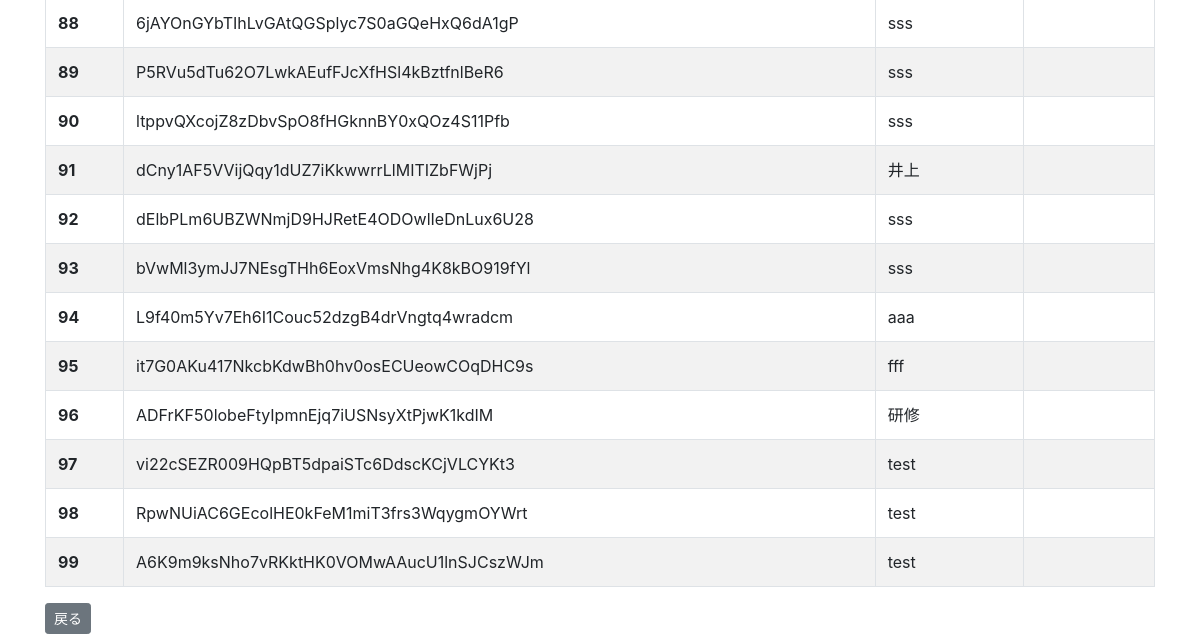
The app's page /cms/page/ (lower part), older data.
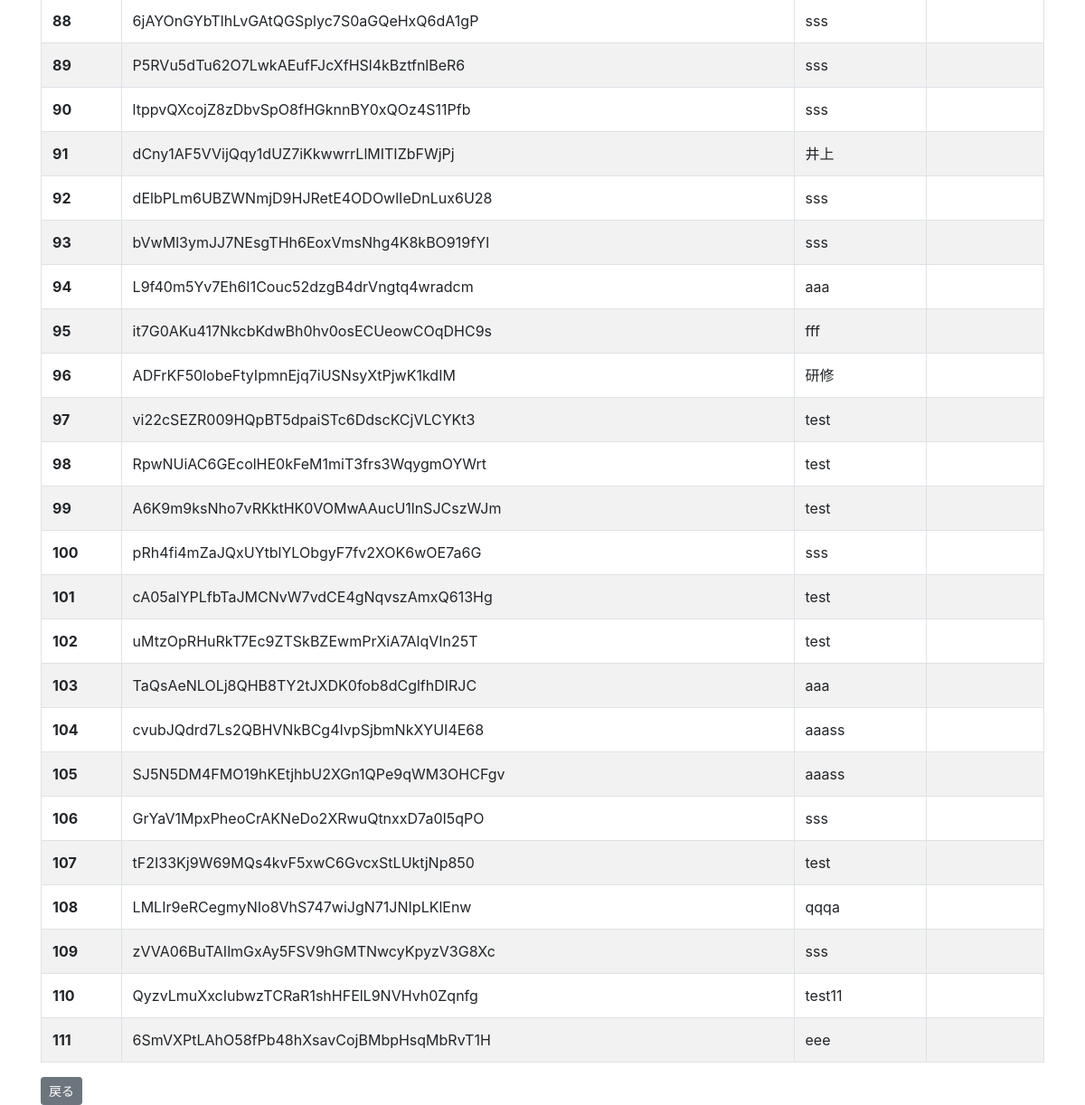
The same page, newer data.
### cms/models.py (models this page shows, shortened)
class Page(models.Model):
    name = models.CharField('ページ名', max_length=255)
    serialcd = models.CharField('シリアルコード', max_length=255)
    memo = models.CharField('メモ', max_length=255, blank=True)

### cms/views.py (the view)
# urls.py: path('page/', views.page_list, name='page_list'),
def page_list(request):
    pages = Page.objects.all().order_by('id')
    return render(request, 'cms/page_list.html',
                  {'pages': pages})

### cms/templates/cms/page_list.html (shortened to what this page needs)
{% extends "cms/base.html" %}
{% block content %}
    <table class="table table-striped table-bordered">
        <tbody>
            {% for page in pages %}
            <tr>
                <th scope="row">{{ page.id }}</th>
                <td>{{ page.serialcd }}</td>
                <td>{{ page.name }}</td>
                <td>{{ page.memo }}</td>
            </tr>
            {% endfor %}
        </tbody>
    </table>
    <a href="{% url 'cms:page_create' %}" class="btn btn-secondary btn-sm">戻る</a>
{% endblock content %}

### cms/templates/cms/base.html (shortened to what this page needs)
{% load i18n static %}
<!DOCTYPE html>{% get_current_language as LANGAGE_CODE %}
<html lang="{{ LANGAGE_CODE|default:"en-us" }}">
<head>
    <link rel="stylesheet" href="{% static 'cms/css/bootstrap.min.css' %}">
    <link rel="stylesheet" type="text/css" href="{% static 'cms/css/wakeo.css' %}">
</head>
<body>
    <div class="container">
        {% block content %}{% endblock %}
    </div>
</body>
</html>

Row changes from the older to the newer data that the page shows:
added Page: id "100", serialcd "pRh4fi4mZaJQxUYtblYLObgyF7fv2XOK6wOE7a6G", name "sss"
added Page: id "101", serialcd "cA05alYPLfbTaJMCNvW7vdCE4gNqvszAmxQ613Hg", name "test"
added Page: id "102", serialcd "uMtzOpRHuRkT7Ec9ZTSkBZEwmPrXiA7AlqVIn25T", name "test"
added Page: id "103", serialcd "TaQsAeNLOLj8QHB8TY2tJXDK0fob8dCglfhDIRJC", name "aaa"
added Page: id "104", serialcd "cvubJQdrd7Ls2QBHVNkBCg4IvpSjbmNkXYUI4E68", name "aaass"
added Page: id "105", serialcd "SJ5N5DM4FMO19hKEtjhbU2XGn1QPe9qWM3OHCFgv", name "aaass"
added Page: id "106", serialcd "GrYaV1MpxPheoCrAKNeDo2XRwuQtnxxD7a0I5qPO", name "sss"
added Page: id "107", serialcd "tF2I33Kj9W69MQs4kvF5xwC6GvcxStLUktjNp850", name "test"
added Page: id "108", serialcd "LMLIr9eRCegmyNIo8VhS747wiJgN71JNIpLKlEnw", name "qqqa"
added Page: id "109", serialcd "zVVA06BuTAIlmGxAy5FSV9hGMTNwcyKpyzV3G8Xc", name "sss"
added Page: id "110", serialcd "QyzvLmuXxcIubwzTCRaR1shHFElL9NVHvh0Zqnfg", name "test11"
added Page: id "111", serialcd "6SmVXPtLAhO58fPb48hXsavCojBMbpHsqMbRvT1H", name "eee"
